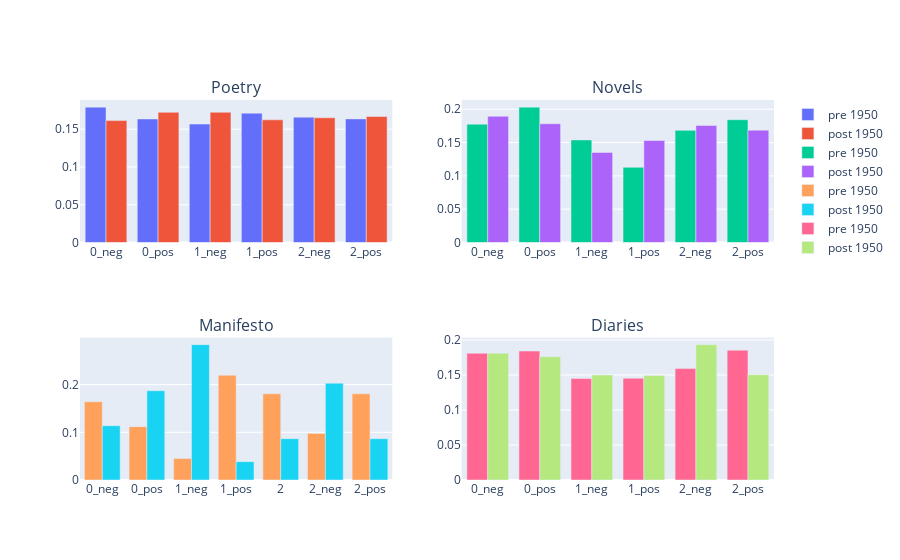

Source (notebook cell):
### Code cell
fig = make_subplots(rows=2, cols=2,
          subplot_titles=("Poetry","Novels", "Manifesto", "Diaries"))

dims1 = to_bar(stikhi_1)
fig.add_trace(go.Bar(x=dims1[0], y = dims1[1], name = 'pre 1950'), row = 1, col = 1)
dims2 = to_bar(stikhi_2)
fig.add_trace(go.Bar(x=dims2[0], y = dims2[1], name = 'post 1950'), row = 1, col = 1)

dims3 = to_bar(roman_1)
fig.add_trace(go.Bar(x=dims3[0], y = dims3[1], name = 'pre 1950'), row = 1, col = 2)
dims4 = to_bar(roman_2)
fig.add_trace(go.Bar(x=dims4[0], y = dims4[1], name = 'post 1950'), row = 1, col = 2)

dims5 = to_bar(manifest_1)
fig.add_trace(go.Bar(x=dims5[0], y = dims5[1], name = 'pre 1950'), row = 2, col = 1)
dims6 = to_bar(manifest_2)
fig.add_trace(go.Bar(x=dims6[0], y = dims6[1], name = 'post 1950'), row = 2, col = 1)


dims7 = to_bar(dnevnik_1)
fig.add_trace(go.Bar(x=dims7[0], y = dims7[1], name = 'pre 1950'), row = 2, col = 2)
dims8 = to_bar(dnevnik_2)
fig.add_trace(go.Bar(x=dims8[0], y = dims8[1], name = 'post 1950'), row = 2, col = 2)

### Figure 1 — Plotly figure (JSON) as saved in the notebook; plotly's stock layout.template omitted (floating-point values rounded to 4 significant figures)
{"data": [{"name": "pre 1950", "type": "bar", "x": ["0_neg", "0_pos", "1_neg", "1_pos", "2_neg", "2_pos"], "xaxis": "x", "y": [0.1792, 0.1635, 0.1568, 0.1712, 0.1659, 0.1636], "yaxis": "y"}, {"name": "post 1950", "type": "bar", "x": ["0_neg", "0_pos", "1_neg", "1_pos", "2_neg", "2_pos"], "xaxis": "x", "y": [0.1613, 0.1722, 0.1723, 0.1623, 0.1651, 0.1667], "yaxis": "y"}, {"name": "pre 1950", "type": "bar", "x": ["0_neg", "0_pos", "1_neg", "1_pos", "2_neg", "2_pos"], "xaxis": "x2", "y": [0.1775, 0.2032, 0.1539, 0.1129, 0.1683, 0.1843], "yaxis": "y2"}, {"name": "post 1950", "type": "bar", "x": ["0_neg", "0_pos", "1_neg", "1_pos", "2_neg", "2_pos"], "xaxis": "x2", "y": [0.1894, 0.1782, 0.1351, 0.1531, 0.1756, 0.1686], "yaxis": "y2"}, {"name": "pre 1950", "type": "bar", "x": ["0_neg", "0_pos", "1_neg", "1_pos", "2", "2_neg", "2_pos"], "xaxis": "x3", "y": [0.1641, 0.1119, 0.04505, 0.2199, 0.1806, 0.09779, 0.1806], "yaxis": "y3"}, {"name": "post 1950", "type": "bar", "x": ["0_neg", "0_pos", "1_neg", "1_pos", "2", "2_neg", "2_pos"], "xaxis": "x3", "y": [0.114, 0.1872, 0.2839, 0.03849, 0.0867, 0.203, 0.0867], "yaxis": "y3"}, {"name": "pre 1950", "type": "bar", "x": ["0_neg", "0_pos", "1_neg", "1_pos", "2_neg", "2_pos"], "xaxis": "x4", "y": [0.1811, 0.1842, 0.1449, 0.1454, 0.1591, 0.1854], "yaxis": "y4"}, {"name": "post 1950", "type": "bar", "x": ["0_neg", "0_pos", "1_neg", "1_pos", "2_neg", "2_pos"], "xaxis": "x4", "y": [0.1811, 0.176, 0.15, 0.1492, 0.1934, 0.1503], "yaxis": "y4"}], "layout": {"annotations": [{"font": {"size": 16}, "showarrow": false, "text": "Poetry", "x": 0.225, "xanchor": "center", "xref": "paper", "y": 1, "yanchor": "bottom", "yref": "paper"}, {"font": {"size": 16}, "showarrow": false, "text": "Novels", "x": 0.775, "xanchor": "center", "xref": "paper", "y": 1, "yanchor": "bottom", "yref": "paper"}, {"font": {"size": 16}, "showarrow": false, "text": "Manifesto", "x": 0.225, "xanchor": "center", "xref": "paper", "y": 0.375, "yanchor": "bottom", "yref": "paper"}, {"font": {"size": 16}, "showarrow": false, "text": "Diaries", "x": 0.775, "xanchor": "center", "xref": "paper", "y": 0.375, "yanchor": "bottom", "yref": "paper"}], "xaxis": {"anchor": "y", "domain": [0, 0.45]}, "xaxis2": {"anchor": "y2", "domain": [0.55, 1]}, "xaxis3": {"anchor": "y3", "domain": [0, 0.45]}, "xaxis4": {"anchor": "y4", "domain": [0.55, 1]}, "yaxis": {"anchor": "x", "domain": [0.625, 1]}, "yaxis2": {"anchor": "x2", "domain": [0.625, 1]}, "yaxis3": {"anchor": "x3", "domain": [0, 0.375]}, "yaxis4": {"anchor": "x4", "domain": [0, 0.375]}}}
